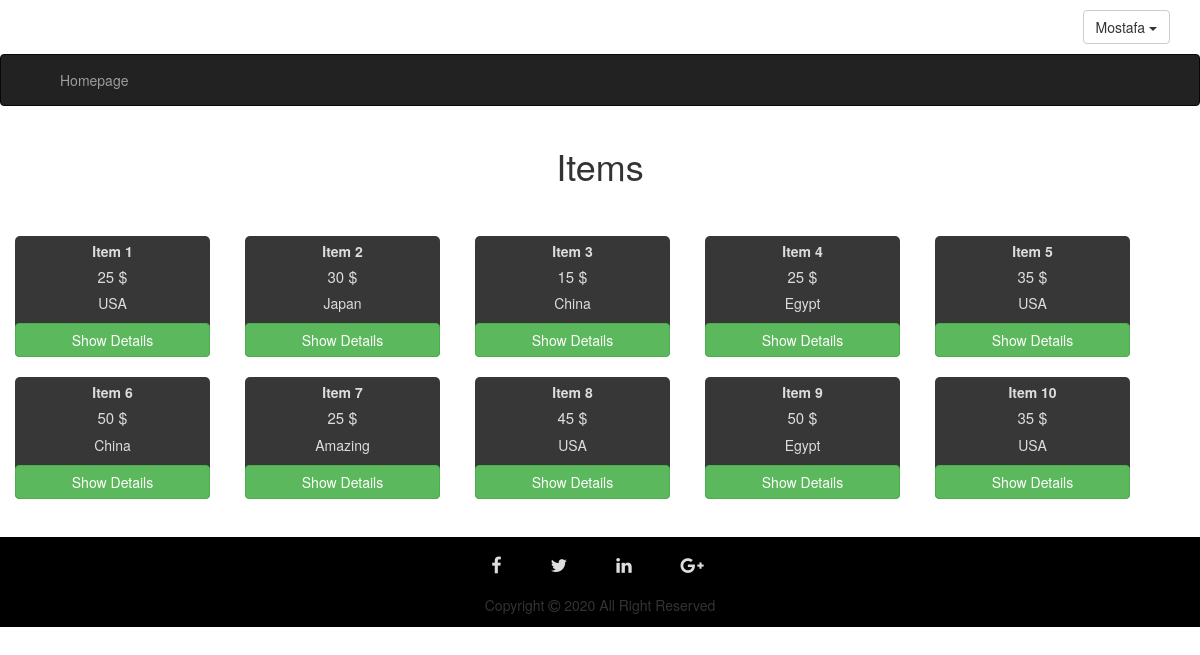
Screenshot of /index.php (signed in) with the database file from the repository.
### tables this page shows
CREATE TABLE `items` (
  `id` int(11) NOT NULL,
  `ItemName` varchar(255) NOT NULL,
  `ItemDescription` varchar(255) NOT NULL,
  `ItemCountry` varchar(255) NOT NULL,
  `ItemPrice` text NOT NULL
);

### index.php (the view, shortened to what this page needs)
<?php
if(isset($_SESSION['Username']))
   {
	    include "includes/templates/header.php";
	    include "includes/templates/navbar.php";
	   $sql = "SELECT * FROM items";
	   $result = mysqli_query($conn, $sql);
   	   $count = mysqli_num_rows($result);
       $rows = mysqli_fetch_all($result, MYSQLI_ASSOC);
?>
<div class="container">
<h1 class="heading">Items</h1>
<?php
                        if($count > 0)
                        {
                            echo "<div class='row'>";
							foreach($rows as $row)
							{
                                echo "<div class='item col-md-2'>";
                                    $id = $row['id'];
									echo "<span class='name'>". $row['ItemName']. "</span>";
        echo "<span class='price'>". $row['ItemPrice']."<span class='dollar'> $</span>". "</span>";
                                    echo "<span class='country'>". $row['ItemCountry']. "</span>";
                                ?>
    <a onclick="getDetails('<?php echo $id ?>')" class='btn btn-success'>Show Details</a>
                                <?php echo "</div>";
							}
                            echo "</div>";
?>
</div>
<?php
                        } else
                            {
                                echo "<div class='alert alert-danger'>There Are No Items</div>";
                            }
 } else
	{
		include "includes/templates/header.php";
		$user_error = "<span class='message-error alert alert-danger'>You Are Not Permited To Access This Page Directly</span>";
		redirect_login($user_error, 500);
	}
include "includes/templates/fotter.php";

### includes/templates/header.php (shortened to what this page needs)
<!doctype html>
<html>
<head>
<link rel="stylesheet" href="layout/css/font-awesome.min.css">
<link rel="stylesheet" href="layout/css/bootstrap.min.css">
<link rel="stylesheet" href="layout/css/style.css">
</head>
<body>

### includes/templates/navbar.php (shortened to what this page needs)
<?php
if (isset($_SESSION['Username']))
{
echo  "<div class='container'>";
echo "<div class='upper-bar pull-right'>";
	  		?>
				<div class="btn-group my-info">
					<span class="btn btn-default dropdown-toggle" data-toggle="dropdown">
						<?php echo $_SESSION['Username'] ?>
						<span class="caret"></span>
					</span>
				</div>
				<?php
} else {
			?>
			<a href="login.php" class="btn btn-primary login-signup pull-right">
				Login/Signup
			</a>
			<?php } ?>
		</div>
</div>
 <nav class="navbar navbar-inverse">
  <div class="container">
    <div class="navbar-header">
      <a class="navbar-brand" href="dashboard.php"></a>
    </div>
    <div class="collapse navbar-collapse" id="app-nav">
      <ul class="nav navbar-nav">
       <li><a href="index.php">Homepage</a></li>
      </ul>
    </div>
  </div>
</nav>

### includes/templates/fotter.php (shortened to what this page needs)
<footer class="list container-fluid text-center">
  <ul>
      <li><a href="#" title="Facebook" class="pop fa fa-facebook"></a></li>
      <li><a href="#" title="Twitter" class="pop fa fa-twitter"></a></li>
      <li><a href="#" title="Linkedin" class="pop fa fa-linkedin"></a></li>
      <li><a href="#" title="Google+" class="pop fa fa-google-plus"></a></li>
  </ul>
    <p>Copyright <i class="fa fa-copyright"></i> 2020 All Right Reserved</p>
</footer>
  </body>
</html>

### layout/css/style.css (style rules this page uses)
body { padding: 0px; margin: 0px; }
.col-lg-1, .col-lg-10, .col-lg-11, .col-lg-12, .col-lg-2, .col-lg-3, .col-lg-4, .col-lg-5, .col-lg-6, .col-lg-7, .col-lg-8, .col-lg-9, .col-md-1, .col-md-10, .col-md-11, .col-md-12, .col-md-2, .col-md-3, .col-md-4, .col-md-5, .col-md-6, .col-md-7, .col-md-8, .col-md-9, .col-sm-1, .col-sm-10, .col-sm-11, .col-sm-12, .col-sm-2, .col-sm-3, .col-sm-4, .col-sm-5, .col-sm-6, .col-sm-7, .col-sm-8, .col-sm-9, .col-xs-1, .col-xs-10, .col-xs-11, .col-xs-12, .col-xs-2, .col-xs-3, .col-xs-4, .col-xs-5, .col-xs-6, .col-xs-7, .col-xs-8, .col-xs-9 { padding-left: 0px; padding-right: 0px; }
.heading { text-align: center; margin-bottom: 50px; }
.upper-bar { margin: 10px 0px; }
.item { background-color: #373737; max-width: 500px; max-height: 500px; margin-right: 35px; margin-bottom: 20px; display: inline-block; border-radius: 5px; color: #DDD; }
.item .name { font-weight: bold; display: block; margin-top: 5px; text-align: center; }
.item .country { display: block; margin-top: 5px; text-align: center; }
.item .price { display: block; margin-top: 5px; text-align: center; font-size: 15px; }
.item .price .dollar { font-size: 16px; }
.item .btn { display: block; margin-top: 10px; }
.list { background-color: #000; padding-bottom: 2px; margin-top: 18px; }
.list ul { list-style-type: none; }
.list ul li { display: inline; }
.list ul li a { color: #DDD; text-decoration-line: none; margin-bottom: 5px; }
.pop { margin-top: 20px; margin-right: 45px; font-size: 18px; }
.list p { margin-top: 15px; }

### rows the page displays
items: ItemName "Item 1", ItemPrice "25", ItemCountry "USA"
items: ItemName "Item 2", ItemPrice "30", ItemCountry "Japan"
items: ItemName "Item 3", ItemPrice "15", ItemCountry "China"
items: ItemName "Item 4", ItemPrice "25", ItemCountry "Egypt"
items: ItemName "Item 5", ItemPrice "35", ItemCountry "USA"
items: ItemName "Item 6", ItemPrice "50", ItemCountry "China"
items: ItemName "Item 7", ItemPrice "25", ItemCountry "Amazing"
items: ItemName "Item 8", ItemPrice "45", ItemCountry "USA"
items: ItemName "Item 9", ItemPrice "50", ItemCountry "Egypt"
items: ItemName "Item 10", ItemPrice "35", ItemCountry "USA"

### other values shown
$_SESSION['Username'] "Mostafa"
